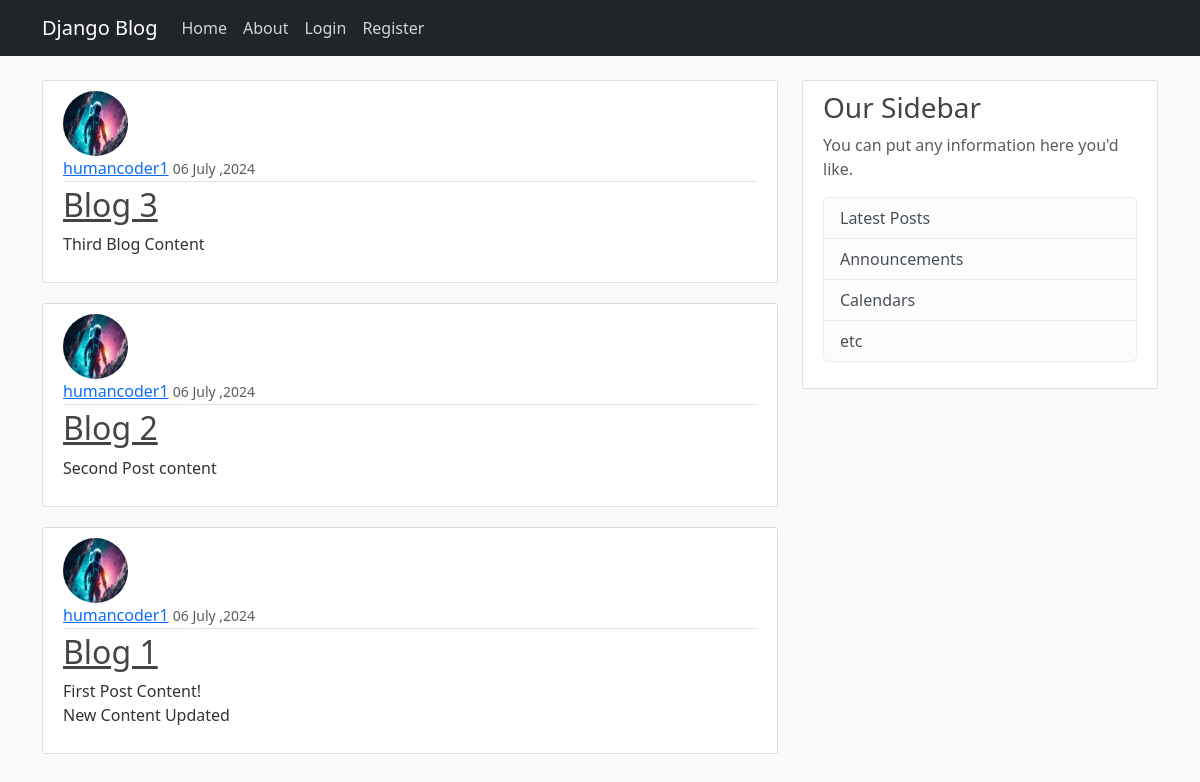
The app's page /, older data.
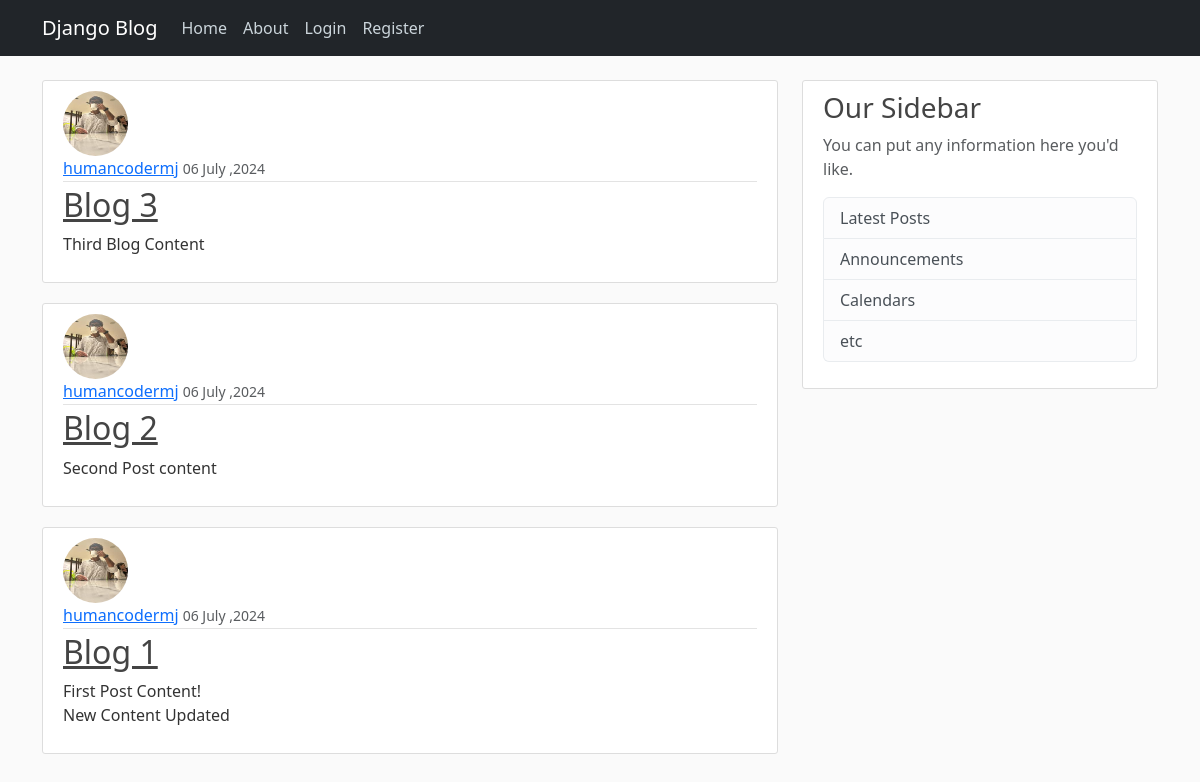
The same page, newer data.
### blog_app/models.py (models this page shows, shortened)
class Posts(models.Model):
    title = models.CharField(max_length=100) # title will a field in our post table in the database
    content = models.TextField()
    date_posted = models.DateTimeField(default=timezone.now)
    author = models.ForeignKey(User , on_delete=models.CASCADE)

### users_app/models.py (models this page shows, shortened)
class Profile(models.Model):
    user = models.OneToOneField(User , on_delete=models.CASCADE)
    img = models.ImageField(default="default.jpg" , upload_to="profile_pics")

### blog_app/views.py (the view)
# urls.py: path('' , PostListView.as_view() , name="blog-home"), #for enabling this as the default page now the first page open will be the home page
class PostListView(ListView):
    model = Posts
    template_name = "blog_html_templates/home.html"
    context_object_name = "posts"
    ordering = ["-date_posted"] #for ordering the blogs according to the date posted , with the newest blog at top
    pass

### blog_app/templates/blog_html_templates/home.html
{% extends "blog_html_templates/base.html" %}
{% block content %}
{% for post in posts %}
<article class="media content-section">
    <img src="{{ post.author.profile.img.url}}" class="rounded-circle article-img">
    <div class="media-body">
        <div class="article-metadata">
            <a class="mr-2" href="#">{{ post.author }}</a>
            <small class="text-muted">{{ post.date_posted|date:"d F ,Y" }}</small>
        </div>
        <h2><a class="article-title" href="{% url 'post-detail' post.id%}">{{ post.title }}</a></h2>
        <p class="article-content">{{ post.content }}</p>
    </div>
</article>
{% endfor %}
{% endblock content %}

### blog_app/templates/blog_html_templates/base.html (shortened to what this page needs)
{% load static %}
<!DOCTYPE html>
<html lang="en">
<head>
    <link href="https://cdn.jsdelivr.net/npm/bootstrap@5.3.3/dist/css/bootstrap.min.css" rel="stylesheet"
>
    <link rel="stylesheet" type="text/css" href="{% static 'css_templates/main.css' %}">
</head>
<body>
    <header class="site-header">
        <nav class="navbar navbar-expand-md bg-dark fixed-top" data-bs-theme="dark">
            <div class="container">
                <a class="navbar-brand mr-4" href="{% url 'blog-home' %}">Django Blog</a>
                <div class="collapse navbar-collapse" id="navbarToggle">
                    <div class="navbar-nav mr-auto">
                        <a class="nav-item nav-link" href="{% url 'blog-home' %}">Home</a>
                        <a class="nav-item nav-link" href="{% url 'blog-about' %}">About</a>
                    </div>
                    <div class="navbar-nav ">
                        {% if user.is_authenticated %}
                        <a class="nav-item nav-link" href="{% url 'post-create' %}">New Post</a>
                        <a class="nav-item nav-link" href="{% url 'profile' %}">Profile</a>
                        <a class="nav-item nav-link" href="{% url 'logout' %}">Logout</a>
                        {% else %}
                        <a class="nav-item nav-link" href="{% url 'login' %}">Login</a>
                        <a class="nav-item nav-link" href="{% url 'register' %}">Register</a>
                        {% endif %}
                    </div>
                </div>
            </div>
        </nav>
    </header>
    <main role="main" class="container">
        <div class="row">
            <div class="col-md-8">
                {% block content %}{% endblock %}
            </div>
            <div class="col-md-4">
                <div class="content-section">
                    <h3>Our Sidebar</h3>
                    <p class='text-muted'>You can put any information here you'd like.
                    <ul class="list-group">
                        <li class="list-group-item list-group-item-light">Latest Posts</li>
                        <li class="list-group-item list-group-item-light">Announcements</li>
                        <li class="list-group-item list-group-item-light">Calendars</li>
                        <li class="list-group-item list-group-item-light">etc</li>
                    </ul>
                    </p>
                </div>
            </div>
        </div>
    </main>
</body>
</html>

### blog_app/static/css_templates/main.css (style rules this page uses)
body { background: #fafafa; color: #333333; margin-top: 5rem; }
h1, h2, h3, h4, h5, h6 { color: #444444; }
ul { margin: 0; }
.site-header .navbar-nav .nav-link { color: #cbd5db; }
.content-section { background: #ffffff; padding: 10px 20px; border: 1px solid #dddddd; border-radius: 3px; margin-bottom: 20px; }
.article-title { color: #444444; }
.article-content { white-space: pre-line; }
.article-img { height: 65px; width: 65px; margin-right: 16px; }
.article-metadata { padding-bottom: 1px; margin-bottom: 4px; border-bottom: 1px solid #e3e3e3 }

Row changes from the older to the newer data that the page shows:
changed through a linked row, Posts "Blog 3": author.profile.img: a different picture; author "humancoder1" → "humancodermj"
changed through a linked row, Posts "Blog 2": author.profile.img: a different picture; author "humancoder1" → "humancodermj"
changed through a linked row, Posts "Blog 1": author.profile.img: a different picture; author "humancoder1" → "humancodermj"
